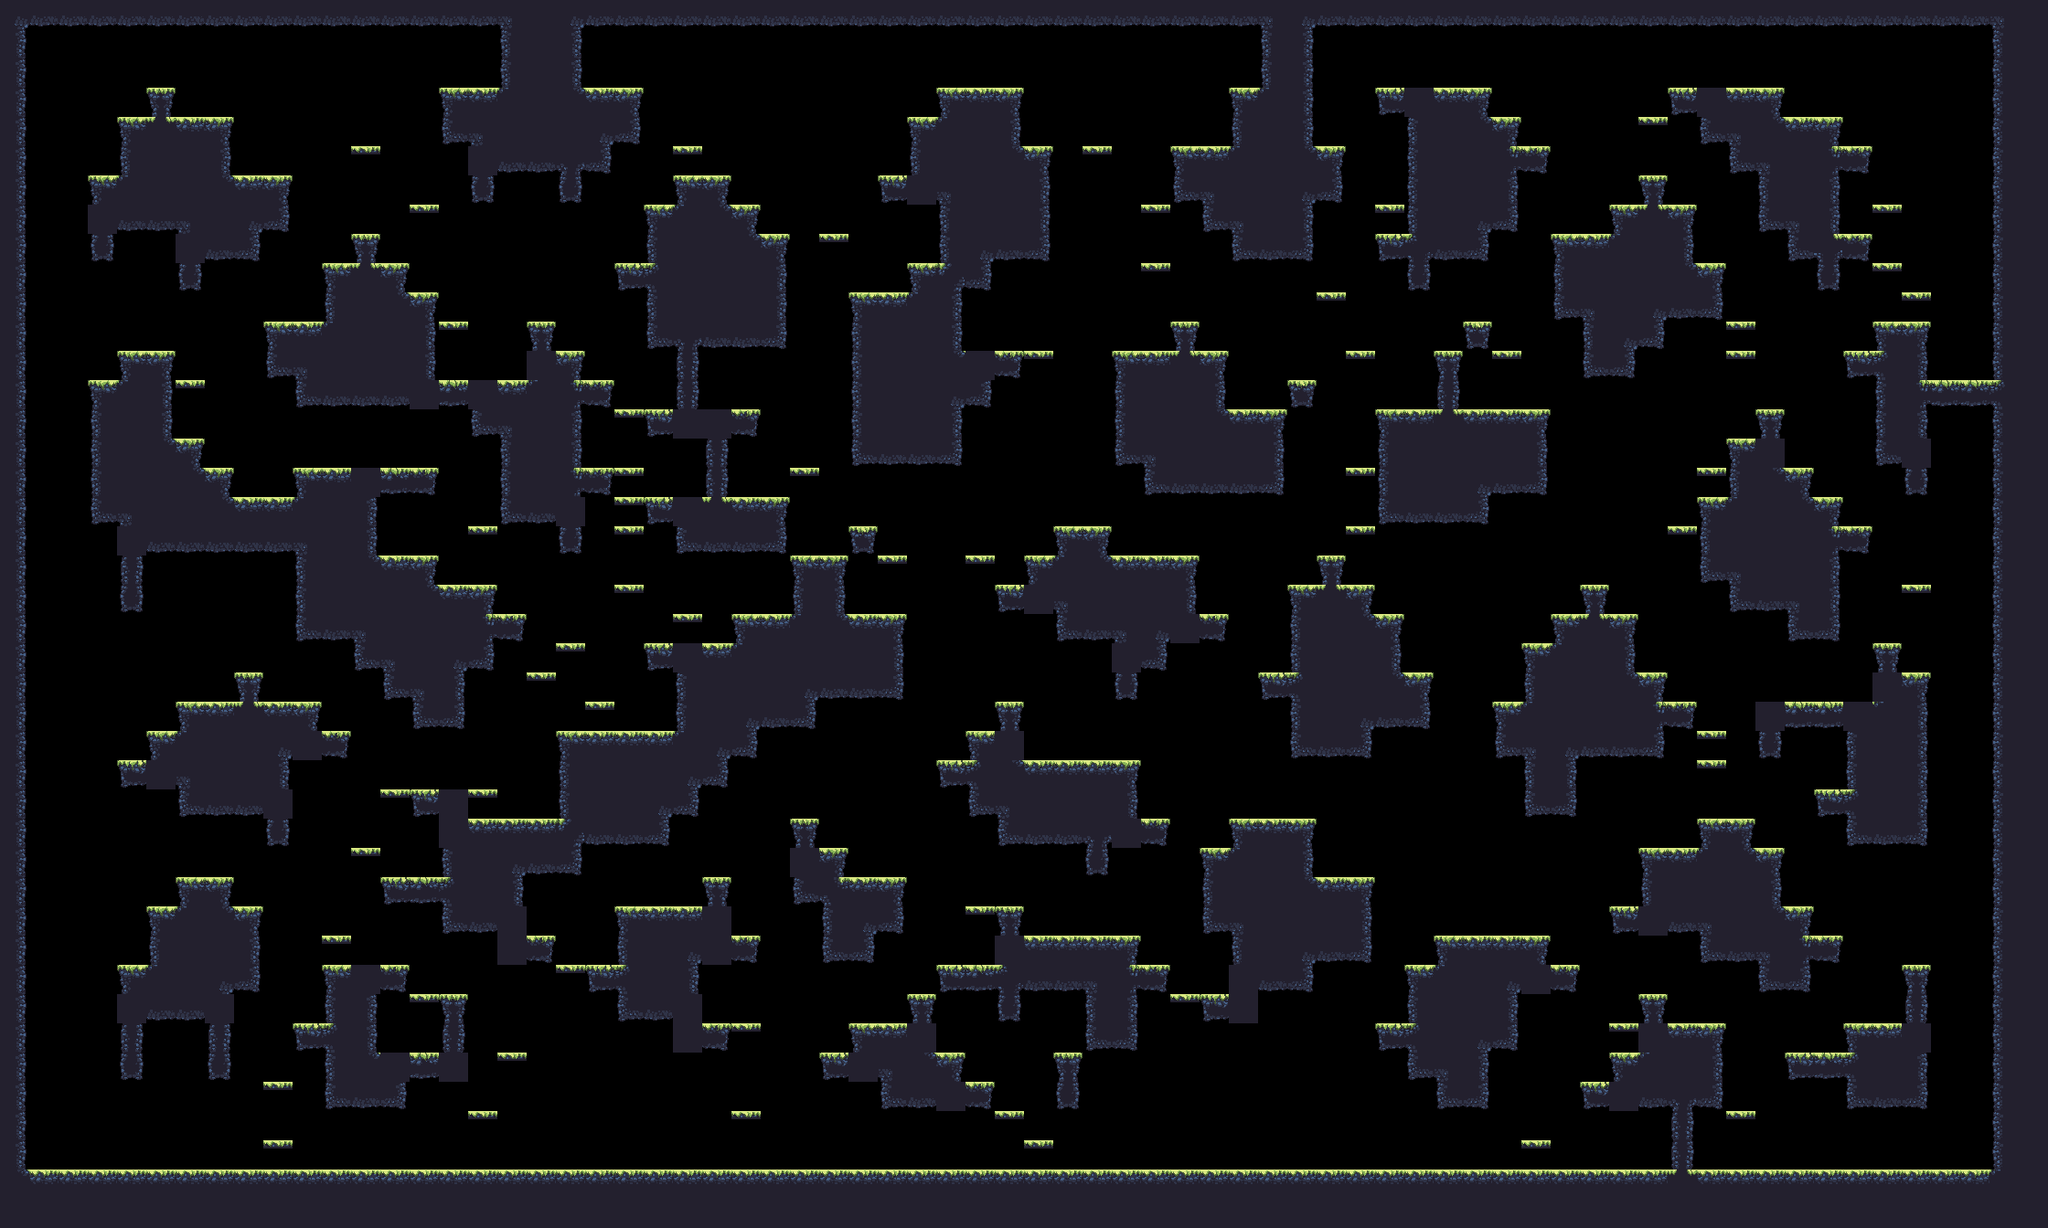

Rendered tile map (Tiled .tmx) drawn with the repository's tilesets; below, a short description and the map source with its tile grids summarised:
An orthogonal 70x42 tile map with 32x32 px tiles, 1 tile layer (main) and 17 objects (9x spawn, spawnPlayer0, spawnCrown0, spawnPlayer1, spawnCrown1, ...).

<map compressionlevel="0" height="42" infinite="0" nextlayerid="3" nextobjectid="4" orientation="orthogonal" renderorder="right-down" tiledversion="1.3.2" tileheight="32" tilewidth="32" version="1.2" width="70">
 <tileset firstgid="1" source="forest_summer_tile_set.tsx" />
 <layer height="42" id="1" name="main" width="70">
  <data>[2940 cells, 1301 non-empty, 29 distinct tile ids]</data>
 </layer>
 <objectgroup id="2" name="objects"><object id="1" name="spawnPlayer0" x="256" y="80.0" /><object id="2" name="spawnCrown0" x="288" y="144.0" /><object id="3" name="spawnPlayer1" x="1984" y="80.0" /><object id="4" name="spawnCrown1" x="2080" y="304.0" /><object id="5" name="spawnPlayer2" x="96" y="1232.0" /><object id="6" name="spawnCrown2" x="96" y="1232.0" /><object id="7" name="spawnPlayer3" x="1952" y="1232.0" /><object id="8" name="spawnCrown3" x="2144" y="1232.0" /><object id="9" name="spawn" x="1728" y="1008.0" /><object id="10" name="spawn" x="224" y="432.0" /><object id="11" name="spawn" x="1856" y="848.0" /><object id="12" name="spawn" x="288" y="144.0" /><object id="13" name="spawn" x="1504" y="208.0" /><object id="14" name="spawn" x="1792" y="880.0" /><object id="15" name="spawn" x="256" y="464.0" /><object id="16" name="spawn" x="736" y="1232.0" /><object id="17" name="spawn" x="1952" y="1232.0" /></objectgroup></map>
